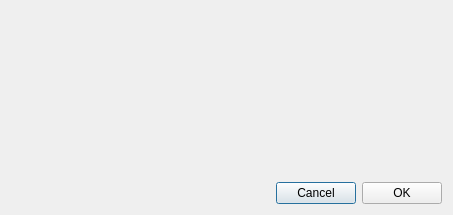
<?xml version="1.0" encoding="UTF-8"?>
<ui version="4.0">
 <class>XDebuggerLoadDialog</class>
 <widget class="QDialog" name="XDebuggerLoadDialog">
  <property name="windowModality">
   <enum>Qt::ApplicationModal</enum>
  </property>
  <property name="geometry">
   <rect>
    <x>0</x>
    <y>0</y>
    <width>453</width>
    <height>215</height>
   </rect>
  </property>
  <property name="windowTitle">
   <string>Debugger</string>
  </property>
  <property name="modal">
   <bool>true</bool>
  </property>
  <layout class="QVBoxLayout" name="verticalLayout">
   <item>
    <spacer name="verticalSpacer">
     <property name="orientation">
      <enum>Qt::Vertical</enum>
     </property>
     <property name="sizeHint" stdset="0">
      <size>
       <width>20</width>
       <height>162</height>
      </size>
     </property>
    </spacer>
   </item>
   <item>
    <layout class="QHBoxLayout" name="horizontalLayout">
     <item>
      <spacer name="horizontalSpacer">
       <property name="orientation">
        <enum>Qt::Horizontal</enum>
       </property>
       <property name="sizeHint" stdset="0">
        <size>
         <width>40</width>
         <height>20</height>
        </size>
       </property>
      </spacer>
     </item>
     <item>
      <widget class="QPushButton" name="pushButtonCancel">
       <property name="text">
        <string>Cancel</string>
       </property>
      </widget>
     </item>
     <item>
      <widget class="QPushButton" name="pushButtonOK">
       <property name="text">
        <string>OK</string>
       </property>
      </widget>
     </item>
    </layout>
   </item>
  </layout>
 </widget>
 <resources/>
 <connections/>
</ui>
